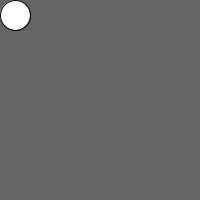
Frame 1 (no input)
Frame 60 (the mouse pressed at the canvas centre just before this capture): identical to frame 1, image omitted
Frame 120 (the mouse held since frame 60 and released just before this capture): identical to frame 1, image omitted

The Processing sketch that drew this single still picture (run headless with seeded random() and noise(); from frame 60 on, the mouse is pressed at the canvas centre):

// Processing sketch: processing_89171
// ── processing_89171.pde

void setup()
{
  background (100);
size (200,200);
}
void draw()
{if (mouseX < width/2-10 || mouseX > width/2 +10 || mouseY< height/2-10 || mouseY >height/2+10)
 {background (100);
 int x,y ;
 x=mouseX;
  y=mouseY;
  ellipseMode (CORNER);
  ellipse (x,y,30,30);
 }
}
